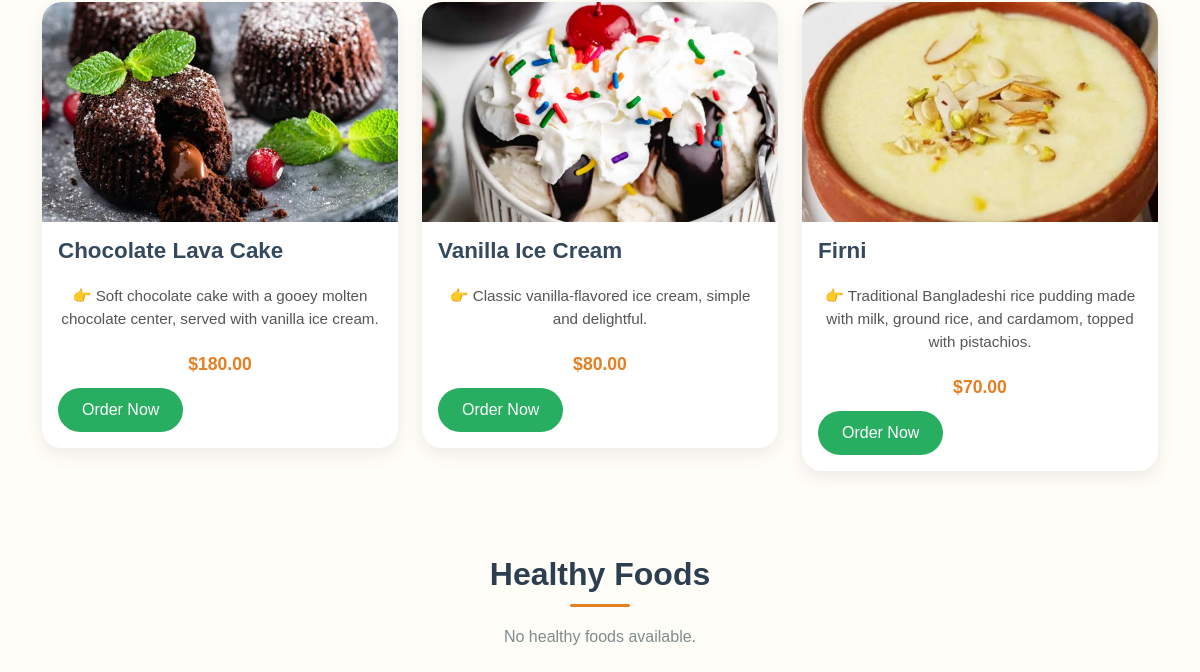
/menu/ (lower part), run on an earlier commit of the app's database.
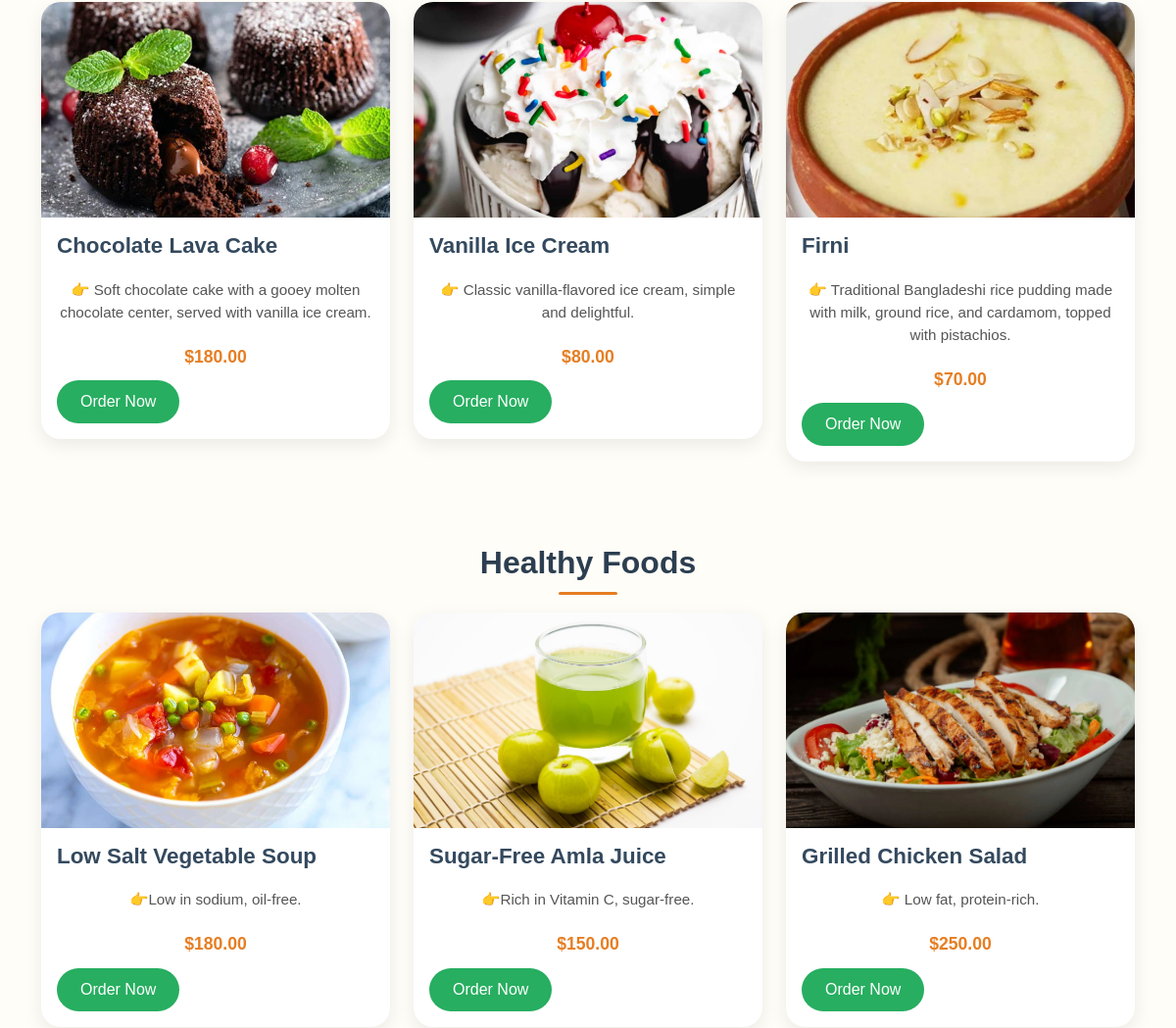
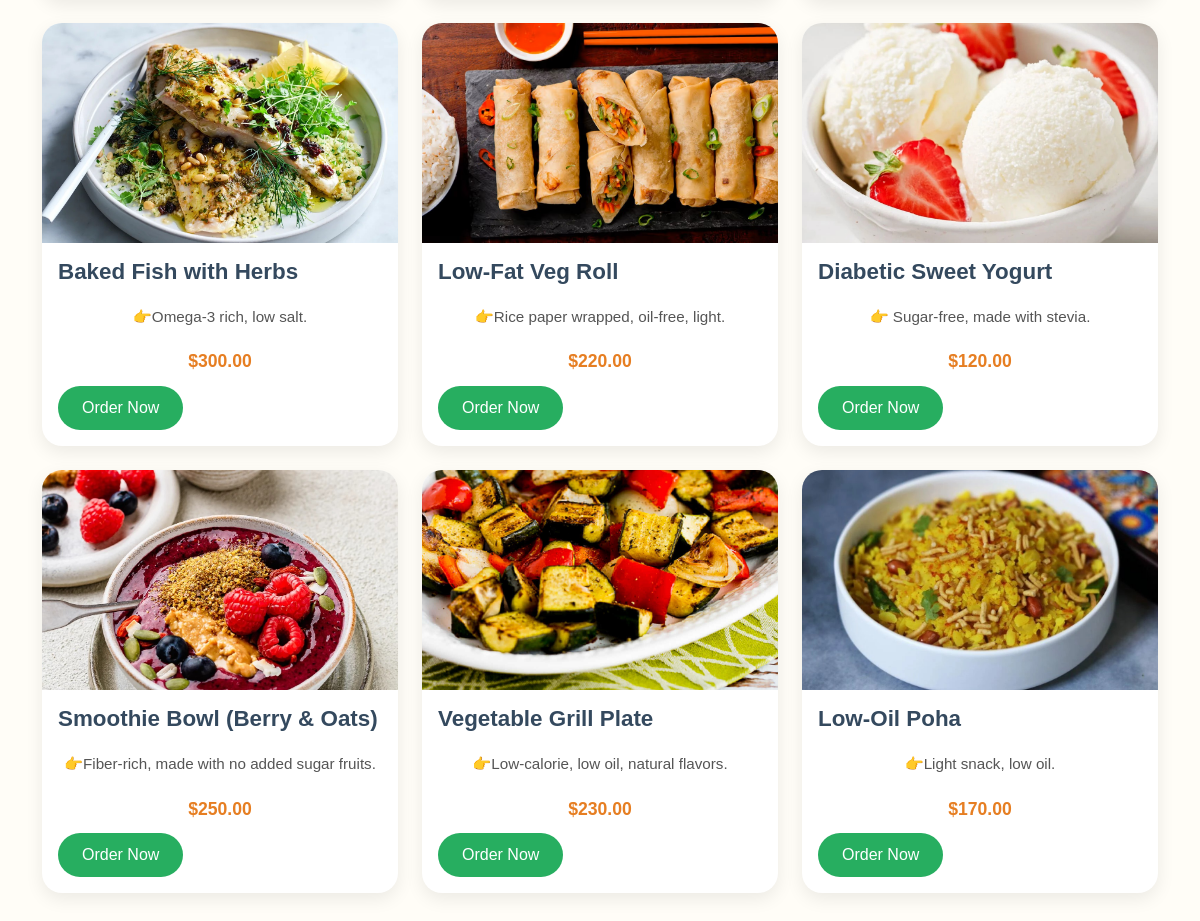
And on a later commit of the database (2 pictures, top to bottom).
### restaurant/models.py (models this page shows, shortened)
class MenuItem(models.Model):
    CATEGORY_CHOICES = [
        ('🥗 Starters', '🥗 Starters'),
        ('🍛 Main Course', '🍛 Main Course'),
        ('🍝 Noodles & Pasta', '🍝 Noodles & Pasta'),
        ('🍟 Sides', '🍟 Sides'),
        ('🍹 Drinks', '🍹 Drinks'),
        ('🍨 Desserts', '🍨 Desserts'),
        ('Healthy Foods', 'Healthy Foods'),
    ]
    name = models.CharField(max_length=100)
    description = models.TextField()
    price = models.DecimalField(max_digits=6, decimal_places=2)
    image = models.ImageField(upload_to='menu_images/')
    category = models.CharField(max_length=20, choices=CATEGORY_CHOICES, default='🍹 Drinks')

### restaurant/views.py (the view)
# urls.py: path('menu/', views.menu_view, name='menu'),
def menu_view(request):
    starters_items = MenuItem.objects.filter(category='🥗 Starters')
    main_course_items = MenuItem.objects.filter(category='🍛 Main Course')
    noodles_pasta_items = MenuItem.objects.filter(category='🍝 Noodles & Pasta')
    sides_items = MenuItem.objects.filter(category='🍟 Sides')
    drinks_items = MenuItem.objects.filter(category='🍹 Drinks')
    desserts_items = MenuItem.objects.filter(category='🍨 Desserts')
    healthy_foods_items = MenuItem.objects.filter(category='Healthy Foods')
    return render(request, 'menu.html', {
        'starters_items': starters_items,
        'main_course_items': main_course_items,
        'noodles_pasta_items': noodles_pasta_items,
        'sides_items': sides_items,
        'drinks_items': drinks_items,
        'desserts_items': desserts_items,
        'healthy_foods_items': healthy_foods_items
    })

### templates/menu.html (shortened to what this page needs)
<!DOCTYPE html>
<html lang="en">
<head>
    <link href="https://cdn.jsdelivr.net/npm/bootstrap@5.1.3/dist/css/bootstrap.min.css" rel="stylesheet">
    {% load static %}
</head>
<body>
    <div class="container mt-5">
        <div class="row">
            {% for item in desserts_items %}
            <div class="col-md-4 mb-4">
                <div class="card">
                    <img src="{{ item.image.url }}" class="card-img-top" alt="{{ item.name }}" onerror="this.src='{% static 'img/default-food.jpg' %}'">
                    <div class="card-body">
                        <h5 class="card-title">{{ item.name }}</h5>
                        <p class="card-text">{{ item.description }}</p>
                        <p class="card-text"><strong>${{ item.price }}</strong></p>
                        <a href="{% url 'order_item' item.id %}" class="btn btn-success">Order Now</a>
                    </div>
                </div>
            </div>
            {% empty %}
            <p>No desserts available.</p>
            {% endfor %}
        </div>
        <h3>Healthy Foods</h3>
        <div class="row">
            {% for item in healthy_foods_items %}
            <div class="col-md-4 mb-4">
                <div class="card">
                    <img src="{{ item.image.url }}" class="card-img-top" alt="{{ item.name }}" onerror="this.src='{% static 'img/default-food.jpg' %}'">
                    <div class="card-body">
                        <h5 class="card-title">{{ item.name }}</h5>
                        <p class="card-text">{{ item.description }}</p>
                        <p class="card-text"><strong>${{ item.price }}</strong></p>
                        <a href="{% url 'order_item' item.id %}" class="btn btn-success">Order Now</a>
                    </div>
                </div>
            </div>
            {% empty %}
            <p>No healthy foods available.</p>
            {% endfor %}
        </div>
    </div>
</body>
</html>

### templates/menu.html (style rules this page uses)
body { background-color: #fffdf7; font-family: 'Poppins', sans-serif; color: #333; margin: 0; padding: 0; }
h3 { font-size: 2rem; font-weight: 600; color: #2c3e50; margin-top: 60px; text-align: center; position: relative; padding-bottom: 10px; }
h3::after { content: ''; display: block; width: 60px; height: 3px; background: #e67e22; margin: 10px auto 0; border-radius: 5px; }
.container { padding-bottom: 60px; }
.card { border: none; border-radius: 20px; overflow: hidden; box-shadow: 0 6px 18px rgba(0, 0, 0, 0.08); transition: transform 0.3s ease, box-shadow 0.3s ease; }
.card-img-top { height: 220px; object-fit: cover; }
.card-title { font-size: 1.4rem; font-weight: 600; color: #34495e; }
.card-text { font-size: 0.95rem; color: #555; margin-bottom: 0.7rem; }
.card-text strong { color: #e67e22; font-size: 1.1rem; }
.btn-success { background-color: #27ae60; border: none; border-radius: 30px; padding: 10px 24px; font-weight: 500; transition: background-color 0.3s ease; }
p { text-align: center; font-size: 1rem; color: #7f8c8d; margin-top: 20px; }

What changed in the data, as far as the page shows it:
added MenuItem: image (picture), name "Low Salt Vegetable Soup", description "👉Low in sodium, oil-free.", price "180.00", shown under "Healthy Foods"
added MenuItem: image (picture), name "Sugar-Free Amla Juice", description "👉Rich in Vitamin C, sugar-free.", price "150.00", shown under "Healthy Foods"
added MenuItem: image (picture), name "Grilled Chicken Salad", description "👉 Low fat, protein-rich.", price "250.00", shown under "Healthy Foods"
added MenuItem: image (picture), name "Baked Fish with Herbs", description "👉Omega-3 rich, low salt.", price "300.00", shown under "Healthy Foods"
added MenuItem: image (picture), name "Low-Fat Veg Roll", description "👉Rice paper wrapped, oil-free, light.", price "220.00", shown under "Healthy Foods"
added MenuItem: image (picture), name "Diabetic Sweet Yogurt", description "👉 Sugar-free, made with stevia.", price "120.00", shown under "Healthy Foods"
added MenuItem: image (picture), name "Smoothie Bowl (Berry & Oats)", description "👉Fiber-rich, made with no added sugar fruits.", price "250.00", shown under "Healthy Foods"
added MenuItem: image (picture), name "Vegetable Grill Plate", description "👉Low-calorie, low oil, natural flavors.", price "230.00", shown under "Healthy Foods"
added MenuItem: image (picture), name "Low-Oil Poha", description "👉Light snack, low oil.", price "170.00", shown under "Healthy Foods"
Also different on the page:
text no longer shown: "No healthy foods available."
